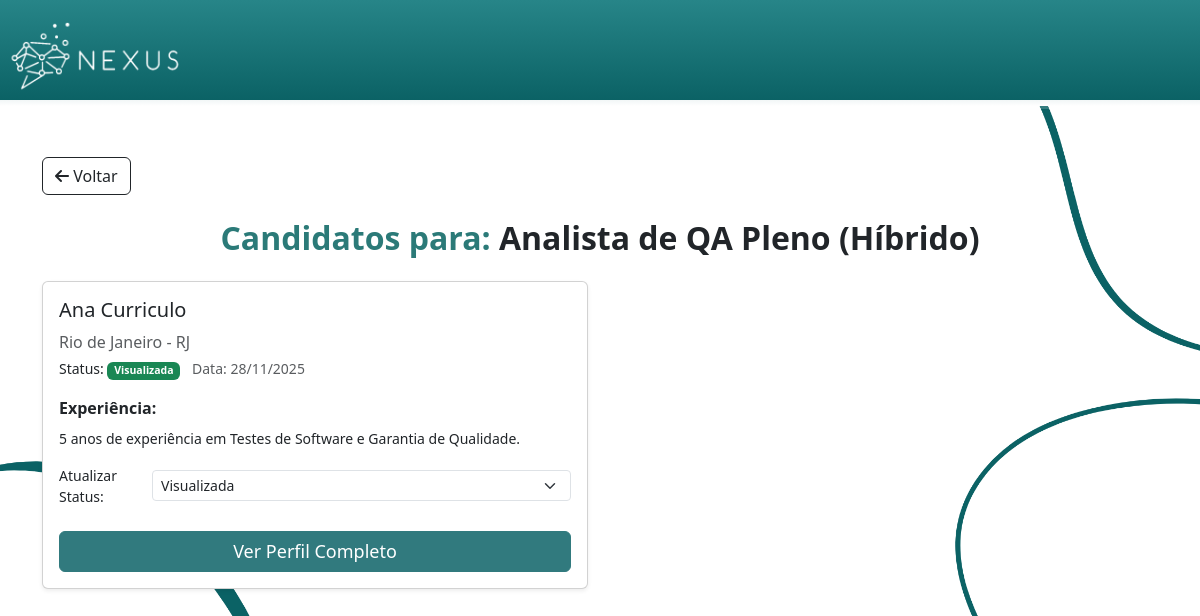
/vaga/1/candidatos (signed in), run on the app's committed database.
### models.py (models this page shows, shortened)
class Vaga(db.Model):
    __tablename__ = 'vagas'
    id = db.Column(db.Integer, primary_key=True)
    empresa_id = db.Column(db.Integer, db.ForeignKey('empresas.id'), nullable=False)
    titulo = db.Column(db.String(150), nullable=False)
    descricao = db.Column(db.Text, nullable=False)
    requisitos = db.Column(db.Text)
    local = db.Column(db.String(150))
    salario = db.Column(db.Numeric(10,2))

class Profissional(db.Model):
    __tablename__ = 'profissionais'
    id = db.Column(db.Integer, primary_key=True)
    usuario_id = db.Column(db.Integer, db.ForeignKey('usuarios.id'), unique=True, nullable=False)
    nome_profissional = db.Column(db.String(150), nullable=False)
    endereco = db.Column(db.String(200))
    cidade = db.Column(db.String(100))
    estado = db.Column(db.String(100))
    cep = db.Column(db.String(15))
    telefone = db.Column(db.String(50))
    experiencia = db.Column(db.Text)
    habilidades = db.Column(db.Text)
    usuario = db.relationship('Usuario', backref=db.backref('profissional', uselist=False))

class Candidatura(db.Model):
    __tablename__ = 'candidaturas'
    id = db.Column(db.Integer, primary_key=True)
    profissional_id = db.Column(db.Integer, db.ForeignKey('profissionais.id'), nullable=False)
    vaga_id = db.Column(db.Integer, db.ForeignKey('vagas.id'), nullable=False)
    data_candidatura = db.Column(db.DateTime, default=db.func.current_timestamp())
    status = db.Column(db.String(50), default='Pendente', nullable=False) # Ex: Pendente, Visualizada, Aceita, Rejeitada
    profissional = db.relationship('Profissional', backref='candidaturas')
    vaga = db.relationship('Vaga', backref='candidaturas')

### app.py (the view)
@app.route('/vaga/<int:vaga_id>/candidatos')
def candidatos_por_vaga(vaga_id):
    if session.get('tipo_conta') != 'empresa':
        return redirect(url_for('index'))
    vaga = Vaga.query.get_or_404(vaga_id)
    empresa = Empresa.query.filter_by(usuario_id=session['usuario_id']).first()
    if vaga.empresa_id != empresa.id:
        abort(403)
    candidaturas = Candidatura.query.filter_by(vaga_id=vaga_id).all()
    candidatos = []
    for c in candidaturas:
        candidato_perfil = Profissional.query.get(c.profissional_id)
        candidatos.append({
            'perfil': candidato_perfil,
            'candidatura_id': c.id, # Adicionado ID da candidatura para a API de status
            'data_candidatura': c.data_candidatura,
            'status': c.status
        })
    status_possiveis = ['Pendente', 'Visualizada', 'Em Entrevista', 'Aprovado', 'Rejeitado']
    return render_template(
        'CandidatosVaga.html', # Você precisará atualizar este template
        vaga=vaga,
        candidatos=candidatos,
        tipo_conta='empresa',
        status_possiveis=status_possiveis
    )

### app.py (called while the page is built, shortened)
def truncate_filter(s, length=255, killwords=False, end='...'):
    if s is None:
        return ""
    if not isinstance(s, str):
        s = str(s) # Converte para string caso seja um número, etc.
    if len(s) <= length:
        return s

@app.after_request
def add_security_headers(response):
    return response

### templates/CandidatosVaga.html (shortened to what this page needs)
<html>
<head>
    <link rel="stylesheet" href="https://cdnjs.cloudflare.com/ajax/libs/font-awesome/6.5.1/css/all.min.css"
 />
    <link href="{{ url_for('static', filename='Estilo.css') }}" rel="stylesheet">
    <link href="https://cdn.jsdelivr.net/npm/bootstrap@5.3.3/dist/css/bootstrap.min.css" rel="stylesheet">
</head>
<body id="corpoInicio">
    <header id="cabecalhoIndex">
        <a href="{{ url_for('index') }}">
            <img id="logoheader" src="{{ url_for('static', filename='images/logo-branco.png') }}" alt="Logo Nexus">
        </a>
    </header>
    <div id="degradeCabecalhoIndex2"></div>
    <main class="container my-5">
        <a href="javascript:history.back()" class="btn btn-outline-dark mb-4">
            <i class="fa-solid fa-arrow-left"></i> Voltar
        </a>
        <h1 class="titulo-pagina text-center mb-4">Candidatos para: <span class="text-dark">{{ vaga.titulo }}</span></h1>
        <div class="row row-cols-1 row-cols-md-2 g-4">
            {% for c_data in candidatos %}
            {% set perfil = c_data.perfil %}
            <div class="col">
                <div class="card h-100 shadow-sm card-nexus">
                    <div class="card-body">
                        <h5 class="card-title">{{ perfil.nome_profissional }}</h5>
                        <p class="card-text text-muted mb-1">{{ perfil.cidade }} - {{ perfil.estado }}</p>
                        <p class="mb-1 small">Status:
                            <span class="badge bg-success" id="status">{{ c_data.status }}</span>
                            <span class="text-muted ms-2">Data: {{ c_data.data_candidatura.strftime('%d/%m/%Y') }}</span>
                        </p>
                        <p class="mt-3 mb-2"><strong>Experiência:</strong></p>
                        <p class="small">{{ perfil.experiencia | default('Não informado') | truncate(150) }}</p>
                        <div class="d-flex align-items-center mb-3">
                            <label for="status-{{ c_data.candidatura_id }}" class="form-label me-2 mb-0 small">Atualizar Status:</label>
                            <select class="form-select form-select-sm" id="status-{{ c_data.candidatura_id }}"
                                onchange="atualizarStatus({{ c_data.candidatura_id }}, this.value)">
                                {% for status in status_possiveis %}
                                    <option value="{{ status }}" {% if c_data.status == status %}selected{% endif %}>
                                        {{ status }}
                                    </option>
                                {% endfor %}
                            </select>
                        </div>
                        <a href="{{ url_for('detalhe', tipo='profissional', id=perfil.id) }}" class="btn btn-outline-success w-100 mt-2" id="botaoPublicar">
                            Ver Perfil Completo
                        </a>
                    </div>
                </div>
            </div>
            {% endfor %}
        </div>
    </main>
</body>
</html>

### static/Estilo.css (style rules this page uses)
#corpoInicio { background-color: white; background-image: url(../static/images/ELEMENTO1.png); background-size: 100%; background-repeat: no-repeat; background-position: center; }
#logoheader { width: auto; max-width: 100%; height: auto; max-height: 100px; margin: 0; }
#cabecalhoIndex { background-color: #268a8d; color: white; font-family: Cambria, Cochin, Georgia, Times, 'Times New Roman', serif; width: 100%; border-bottom: 6px solid transparent; background-image: linear-gradient(#278588, #0B6265), linear-gradient(to bottom, #0B6265, #ffffff); background-origin: padding-box, border-box; background-clip: padding-box, border-box; }
.titulo-pagina { font-weight: 700; color: #2b7a78; margin-bottom: 50px; }
#degradeCabecalhoIndex2 { background: linear-gradient(to right, transparent, rgba(255, 255, 255, 0.2)); height: 3px; }
.titulo-pagina { font-weight: 700; color: #2b7a78; margin-bottom: 1rem; font-size: 2rem; }
.titulo-pagina { font-weight: 700; font-size: 2rem; color: #2b7a78; }
.card-nexus { border: 1px solid #acc0c0; border-radius: 15px; overflow: hidden; box-shadow: 0 6px 16px rgba(24, 61, 63, 0.15); }
#botaoPublicar { color: white; background-color: #317a7e; border-color: #317a7e; font-size: large; text-align: center; }

### data on the page
Vaga: titulo "Analista de QA Pleno (Híbrido)"
Candidatura: status "Visualizada", data_candidatura "28/11/2025"
Profissional: nome_profissional "Ana Curriculo", cidade "Rio de Janeiro", estado "RJ", experiencia "5 anos de experiência em Testes de Software e Garantia de Qualidade."
